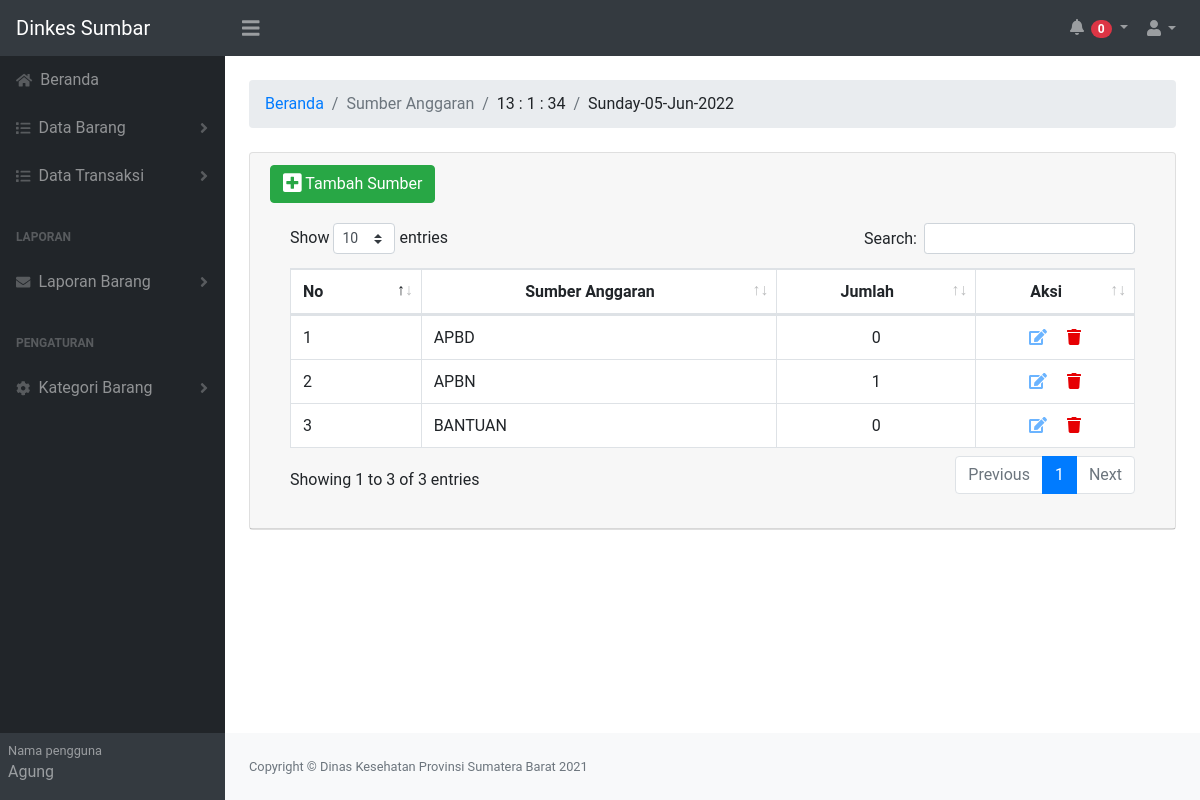
Screenshot of /sumber.php (signed in) with the database file from the repository.
### tables this page shows
CREATE TABLE `sumber` (
  `id_sumber` int NOT NULL AUTO_INCREMENT,
  `sumber` varchar(255) DEFAULT NULL,
  PRIMARY KEY (`id_sumber`)
);

### sumber.php (the view, shortened to what this page needs)
<?php
include('function.php');
$query = "SELECT *FROM sumber";
$result = mysqli_query($conn, $query);
?>
<!DOCTYPE html>
<html lang="en">
    <heabald>
        <link href="css/obat.css" rel="stylesheet" />
        <link rel="stylesheet" type="text/css" href="js/DataTables-1.10.23/css/dataTables.bootstrap4.min.css"/>
    </head>
    <body class="sb-nav-fixed" style="font-family: roboto">
        <nav class="sb-topnav navbar navbar-expand navbar-dark bg-dark" >
            <a class="navbar-brand" href="index.php">Dinkes Sumbar</a>
            <button class="btn btn-link btn-lg order-1 order-lg-0" id="sidebarToggle" href="#"><i class="fas fa-bars"></i></button>
            <ul class="navbar-nav ml-auto ml-md-0" >
                 <li class="nav-item dropdown">
                    <a class="nav-link dropdown-toggle" id="userDropdown" href="#" role="button" data-toggle="dropdown" aria-haspopup="true" aria-expanded="false" >
                        <i class="fas fa-bell fa-fw "></i>
                        <span>
                            <span class="badge badge-pill badge-danger" style=" color: white;"><?= nilai_alarm(); ?></span>
                        </span>
                    </a>
                </li>
            </ul>
            <ul class="navbar-nav ml-auto ml-md-0">
                <li class="nav-item dropdown">
                    <a class="nav-link dropdown-toggle" id="userDropdown" href="#" role="button" data-toggle="dropdown" aria-haspopup="true" aria-expanded="false"><i class="fas fa-user fa-fw"></i></a>
                </li>
            </ul>
        </nav>
        <div id="layoutSidenav">
            <div id="layoutSidenav_nav">
                <nav class="sb-sidenav accordion sb-sidenav-dark" id="sidenavAccordion" >
                    <div class="sb-sidenav-menu">
                        <div class="nav">
                            <a class="nav-link" href="index.php">
                                <div class="sb-nav-link-icon"><i class="fa fa-home"></i></div>
                                Beranda
                            </a>
     <a class="nav-link collapsed" href="#" data-toggle="collapse" data-target="#collapseLayouts" aria-expanded="false" aria-controls="collapseLayouts">
        <div class="sb-nav-link-icon"><i class="fas fa-list"></i></div>
        Data Barang
        <div class="sb-sidenav-collapse-arrow"><i class="fas fa-angle-down"></i></div>
      </a>
                            <a class="nav-link collapsed" href="#" data-toggle="collapse" data-target="#collapseLayouts2" aria-expanded="false" aria-controls="collapseLayouts">
                                <div class="sb-nav-link-icon"><i class="fas fa-list"></i></div> Data
                                Transaksi
                                <div class="sb-sidenav-collapse-arrow"><i class="fas fa-angle-down"></i></div>
                            </a>
                                 <div class="sb-sidenav-menu-heading">Laporan</div>
                                    <a class="nav-link collapsed" href="#" data-toggle="collapse" data-target="#collapseLayouts4" aria-expanded="false" aria-controls="collapseLayouts">
                                        <div class="sb-nav-link-icon"><i class="fas fa-envelope"></i></div>
                                          Laporan Barang
                                        <div class="sb-sidenav-collapse-arrow"><i class="fas fa-angle-down"></i></div>
                                    </a>
                            <div class="sb-sidenav-menu-heading">Pengaturan</div>
                            <a class="nav-link collapsed" href="#" data-toggle="collapse" data-target="#collapseLayouts3" aria-expanded="false" aria-controls="collapseLayouts">
                                <div class="sb-nav-link-icon"><i class="fas fa-cog"></i></div>
                                  Kategori Barang
                                <div class="sb-sidenav-collapse-arrow"><i class="fas fa-angle-down"></i></div>
                            </a>
                        </div>
                    </div>
                    <div class="sb-sidenav-footer">
                        <div class="small">Nama pengguna</div>
                        <?= user(); ?>
                    </div>
                </nav>
            </div>
            <div id="layoutSidenav_content">
                <main>
                    <div class="container-fluid">
                        <ol class="breadcrumb mb-4">
                            <li class="breadcrumb-item"><a href="index.php">Beranda</a></li>
                            <li class="breadcrumb-item active">Sumber Anggaran</li>
                            <li class="breadcrumb-item">
                                <div class="jam-digital-malasngoding text-center">
                                    <div class="kotak">
                                        <a id="jam"></a>
                                        <a >:</a>
                                        <a id="menit"></a>
                                        <a >:</a>
                                        <a id="detik"></a>
                                    </div>
                                </div>
                            </li>
                            <li class="breadcrumb-item"> <?= date('l-d-M-Y'); ?> </li>
                        </ol>
                        <div class="card mb-4">
                            <div class="card-header">
                                   <div class="dropdown">
                                    <button type="button" class="btn btn-success"  data-toggle="modal" data-target="#myModal" title="Tambah Sumber Baru">
                                    <i class="fas fa-plus-square fa-lg"></i> Tambah Sumber
                                    </button>
                                    </div>
                            <div class="card-body">
                               <table class="table table-bordered" id="dataTable" width="100%" cellspacing="0" >
                                        <thead>
                                          <tr>
                                            <th >No </th>
                                            <th class="text-center">Sumber Anggaran</th>
                                            <th class="text-center">Jumlah</th>
                                            <th class="text-center">Aksi</th>
                                          </tr>
                                        </thead>
                                            <tbody>
                                              <?php
                                              $no = 1;
                                              while ($row = mysqli_fetch_assoc($result)) {
                                             $id_sumber = $row['id_sumber'];
                                             $sumber =$row['sumber'];
                                              $jumlah_barang = mysqli_query($conn,"SELECT id_sumber FROM detail_barang_masuk WHERE detail_barang_masuk.id_sumber = '$id_sumber' ");
                                               ?>
                                                <tr>
                                                  <td ><?= $no++ ?></td>
                                                  <td ><?= $sumber ?></td>
                                                  <td class="text-center"><?= mysqli_num_rows($jumlah_barang); ?></td>
                                                  <td class="text-center">
                                                  <button type="button"  class="fa fa-edit mr-3" style="color: #6bb4ff;" data-toggle="modal" data-target="#edit<?=$id_sumber;?>" title="Edit"></button>
                                                  <button type="button" class="fa fa-trash" style="color: #e60003;" data-toggle="modal" data-target="#hapus<?=$id_sumber;?>" title="Hapus "></button>
                                                  </td>
                                                </tr>
                                            <?php  } ?>
                                            </tbody>
                                    </table>
                                </div>
                            </div>
                        </div>
                    </div>
                </main>
                <footer class="py-4 bg-light mt-auto">
                    <div class="container-fluid">
                        <div class="d-flex align-items-center justify-content-between small">
                            <div class="text-muted">Copyright &copy; Dinas Kesehatan Provinsi Sumatera Barat 2021</div>
                        </div>
                    </div>
                </footer>
            </div>
        </div>
    </body>
</html>

### function.php (shortened to what this page needs)
<?php
include('connect.php');
function user(){
	global $conn ;
	$nip = $_COOKIE['nip'];
	$query = "SELECT * FROM admin WHERE nip='$nip' ";
$result = mysqli_query($conn,$query);
$row = mysqli_fetch_assoc($result);
$username = $row['username'];
echo $username;
}
	?><option value="<?=$tahun;?>"><?=$tahun; ?></option><?php
	?><option value="<?=$program;?>"><?=$program; ?></option><?php
function nilai_alarm(){
global $conn;
$bulan_sekarang = date('m');
$tahun_sekarang = date('Y');
$query = "SELECT month(tanggal_daluwarsa),year(tanggal_daluwarsa)
 FROM detail_barang_masuk
WHERE month(tanggal_daluwarsa) = '$bulan_sekarang' AND
year(tanggal_daluwarsa)= '$tahun_sekarang' ";
$result = mysqli_query($conn,$query);
$jumlah_data = mysqli_num_rows($result);
echo $jumlah_data;
}
			?>

### rows the page displays
sumber: sumber "APBD", mysqli_num_rows($jumlah_barang) "0"
sumber: sumber "APBN", mysqli_num_rows($jumlah_barang) "1"
sumber: sumber "BANTUAN", mysqli_num_rows($jumlah_barang) "0"

### other values shown
$jumlah_data "0"
$username "Agung"
